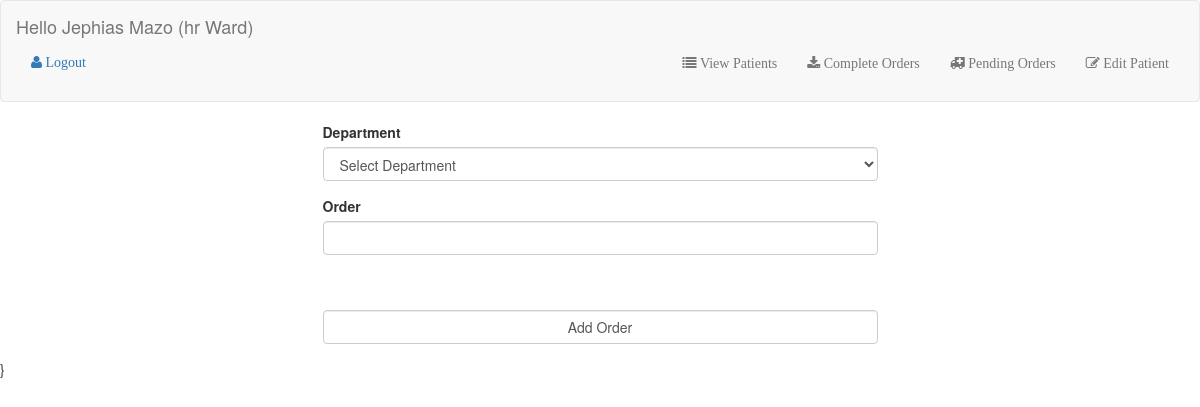
/ward/orders.php (signed in), run on the app's committed database.
### tables this page shows
CREATE TABLE `staff` (
  `entry_id` int(11) NOT NULL,
  `staff_id` varchar(50) NOT NULL,
  `fname` varchar(50) NOT NULL,
  `surname` varchar(50) NOT NULL,
  `role` varchar(50) NOT NULL,
  `dept` varchar(50) NOT NULL,
  `date_joined` datetime NOT NULL DEFAULT CURRENT_TIMESTAMP,
  `contact` text NOT NULL,
  `username` varchar(50) NOT NULL,
  `password` varchar(50) NOT NULL
);

### ward/orders.php (the view, shortened to what this page needs)
<?php include('_header.php');
$id = $_GET['id'];  ?>
<div class="container">
	<div class="row">
		<div class="col-md-3">
		</div>
		<div class="col-md-6">
			<form method="POST" action="">
				<div class="form-group">
					<label>Department</label>
					<select name="department" class="form-control">
						<option name"" value="">Select Department</option>
					</select>
				</div>
				<div class="form-group">
					<label>Order</label>
					<input name="orderr" class="form-control">
				</div>
				<div class="form-group">
					<br><br>
					<input name="submit" type="submit" id="submit" class="form-control submit_button" value="Add Order"  />
				</div>
			</form>
		</div>
		<div class="col-md-3">
		</div>
	</div>
</div>
}

### ward/_header.php (shortened to what this page needs)
<?php
include '../opendb.php';
$username=$_SESSION['username'];
   ?> <script>
      </script><?php
$rs = mysqli_query($con, "select * from staff where staff_id = '$username'")or die(mysqli_error($con));
while($row = mysqli_fetch_array($rs))
{
   $fname1 = $row['fname'];
   $surname1 = $row['surname'];
   $ward = $row['dept'];
}
?>
<html>
    <head>
        <link rel="stylesheet" href="../css/bootstrap.min.css">
        <link rel="stylesheet" href="../css/font-awesome.min.css">
        <link rel="stylesheet" href="../css/style.css">
</head>
 <nav class="navbar navbar-default">
  <div class="container-fluid">
    <div class="navbar-header">
      <a class="navbar-brand" href="index.php">
        <span class="">Hello <?php echo $fname1.' '.$surname1; ?> (<?php echo $ward.' Ward'; ?>)</span>
        <br><br>
        <li style="list-style-type:none;"><a href="../logout.php"><i class="fa fa-user">&nbsp;Logout</i></a></li>
      </a>
    </div>
    <div class="collapse navbar-collapse" id="myNavbar">
      <ul class="nav navbar-nav navbar-right">
        <br><br>
        <li><a href="index.php"><i class="fa fa-list">&nbsp;View Patients</i></a></li>
        <li><a href="all-orders.php"><i class="fa fa-download">&nbsp;Complete Orders</i></a></li>
        <li><a href="pending-orders.php"><i class="fa fa-ambulance">&nbsp;Pending Orders</i></a></li>
        <li><a href="edit_patient.php"><i class="fa fa-edit">&nbsp;Edit Patient</i></a></li>
    </ul>
    </div>
  </div>
</nav>

### data on the page
staff: fname "Jephias", surname "Mazo", dept "hr"
